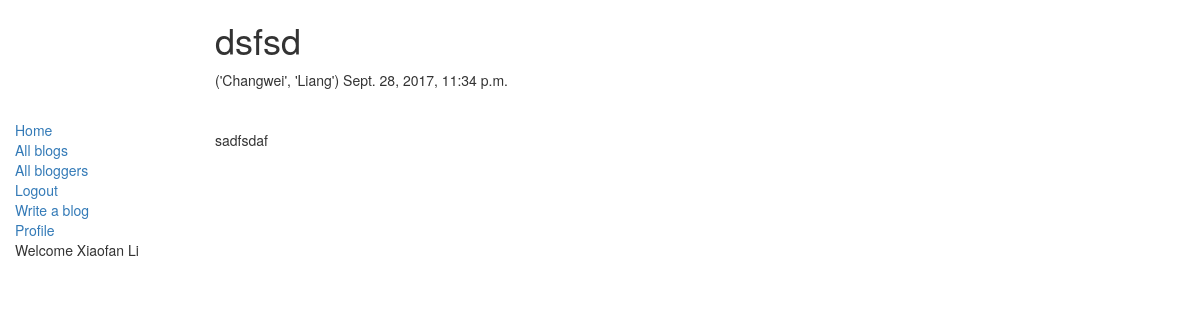
/19/detail/ (signed in), run on the app's committed database.
### my_auth/models.py (models this page shows)
class User(models.AbstractUser):
    pass

### blog/models.py (models this page shows, shortened)
class MyPost(models.Model):
    author = models.ForeignKey(settings.AUTH_USER_MODEL, on_delete=models.CASCADE)
    title = models.CharField(max_length=100)
    content = models.TextField(blank=True)
    tags = models.CharField(max_length=20, null=True, blank=True)
    published_time = models.DateTimeField(default=timezone.now)
    created_time = models.DateTimeField(default=timezone.now)
    is_draft = models.BooleanField(default=False)
    class Meta:
        ordering = ['published_time']

### blog/views.py (the view)
# urls.py: url(r'^(?P<pk>\d+)/detail/$', views.blog_detail, name='blog_detail'),
def blog_detail(request, pk):
    blog = get_object_or_404(models.MyPost, pk=pk)
    template_name = 'blog/blog_detail.html'
    context = {
        'blog': blog
    }
    return render(request, template_name, context)

### blog/templatetags/blog_tag.py (called while the page is built)
@register.simple_tag
def real_name_or_username(blog):
    if blog.author.first_name and blog.author.last_name:
        return format_html('%s' % blog.author.first_name), format_html(blog.author.last_name)
    else:
        return blog.author.username

### blog/templates/blog/blog_detail.html (shortened to what this page needs)
{% extends 'blog/base.html' %}
{% load blog_tag %}
{% block content %}
    <h1>{{ blog.title }}</h1>
    <p1>{% real_name_or_username blog %}</p1>
    <p2>{{ blog.published_time }}</p2></br></br></br>
    <p3>{{ blog.content }}</p3>
{% endblock %}

### blog/templates/blog/base.html (shortened to what this page needs)
<!DOCTYPE html>
{% load blog_tag %}
<html lang="en">
<head>
  <link rel="stylesheet" href="https://maxcdn.bootstrapcdn.com/bootstrap/3.3.7/css/bootstrap.min.css">
  {% load static %}
  <link rel="stylesheet" href="{% static 'css/styles.css' %}">
</head>
<body>
  <div class="container-fluid">
    <div class="row">
      <div class="col-sm-2">
      {% block sidebar %}
      <ul class="sidebar-nav">
          <li><a href="{% url 'blog:homepage' %}">Home</a></li>
          <li><a href="">All blogs</a></li>
          <li><a href="">All bloggers</a></li>
          {% if user.is_authenticated %}
                <li><a href="{% url 'auth:logout' %}">Logout</a></li>
                <li><a href="{% url 'blog:create_blog' %}">Write a blog</a></li>
                <li><a href="">Profile</a></li>
          {% else %}
                <li><a href="{% url 'auth:login' %}">Login</a></li>
          {% endif %}
          <li>Welcome {{ user.first_name }} {{ user.last_name }}</li>
      </ul>
     {% endblock %}
      </div>
      <div class="col-sm-10 ">
      {% block content %}{% endblock %}
      </div>
    </div>
  </div>
</body>
</html>

### blog/static/css/styles.css (style rules this page uses)
.sidebar-nav { margin-top: 20px; padding: 0; list-style: none; }

### data on the page
User: first_name "Xiaofan", last_name "Li"
MyPost: title "dsfsd", author.last_name "('Changwei', 'Liang')", published_time "Sept. 28, 2017, 11:34 p.m.", content "sadfsdaf"
